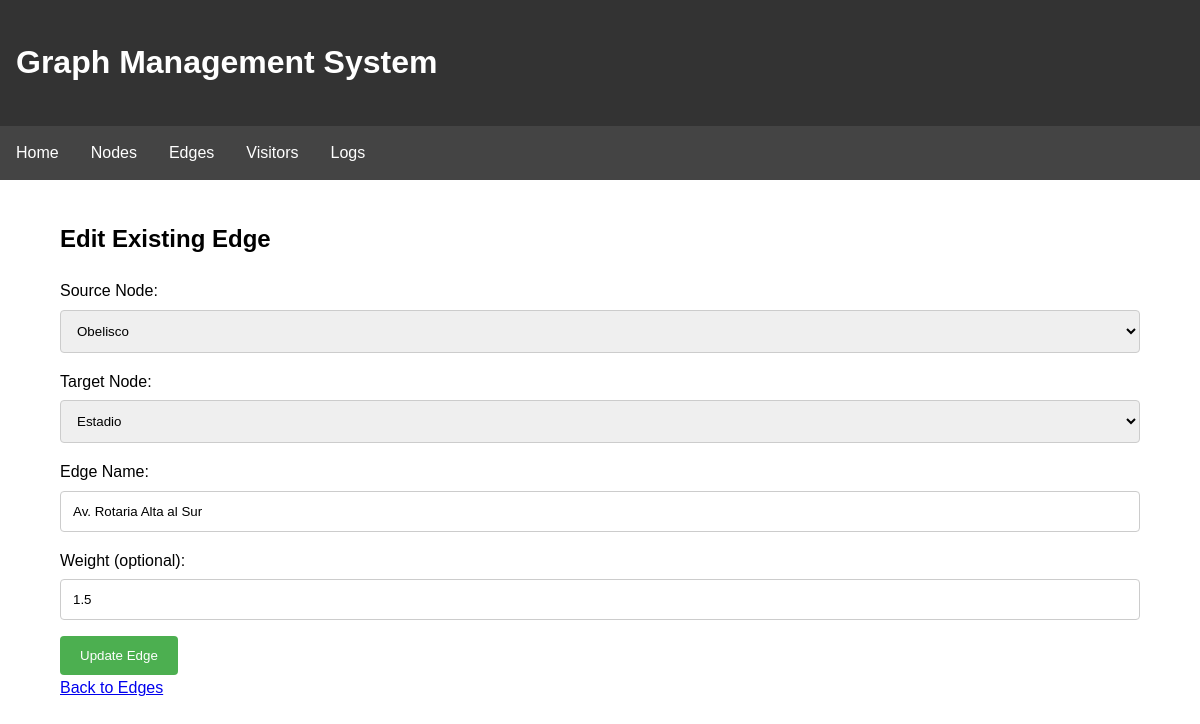
The app's page /edges/1/edit with its own data.
### backend/models.py (models this page shows, shortened)
class Edge(db.Model):
    __tablename__ = 'edges'
    id = db.Column(db.Integer, primary_key=True)
    source_id = db.Column(db.Integer, db.ForeignKey('nodes.id'), nullable=False)
    target_id = db.Column(db.Integer, db.ForeignKey('nodes.id'), nullable=False)
    name = db.Column(db.String(100), nullable=False)
    weight = db.Column(db.Float, default=1.0)
    created_at = db.Column(db.DateTime, default=datetime.utcnow)
    updated_at = db.Column(db.DateTime, default=datetime.utcnow, onupdate=datetime.utcnow)
    __table_args__ = (db.UniqueConstraint('source_id', 'target_id', name='_source_target_uc'),)

class Node(db.Model):
    __tablename__ = 'nodes'
    id = db.Column(db.Integer, primary_key=True)
    name = db.Column(db.String(100), nullable=False, unique=True)
    description = db.Column(db.Text, nullable=True)
    created_at = db.Column(db.DateTime, default=datetime.utcnow)
    updated_at = db.Column(db.DateTime, default=datetime.utcnow, onupdate=datetime.utcnow)
    outgoing_edges = db.relationship('Edge', backref='source', foreign_keys='Edge.source_id', cascade='all, delete-orphan')
    incoming_edges = db.relationship('Edge', backref='target', foreign_keys='Edge.target_id', cascade='all, delete-orphan')
    visitors = db.relationship('Visitor', backref='current_node', cascade='all, delete-orphan')

### integrated_app.py (the view, shortened to what this page needs)
@app.route('/edges/<int:edge_id>/edit', methods=['GET', 'POST'])
def edit_edge(edge_id):
    nodes = Node.query.all()
    edge = Edge.query.get_or_404(edge_id)
    return render_template('edit_edge.html', nodes=nodes, edge=edge)

### templates/edit_edge.html (shortened to what this page needs)
{% extends "base.html" %}
{% block content %}
    <h2>Edit Existing Edge</h2>
    {% if nodes|length < 2 %}
        <p>You need at least 2 nodes to create an edge. <a href="/nodes/new">Create a node</a> first.</p>
    {% else %}
        <form method="POST" action="/edges/{{ edge.id }}/edit">
            <div>
                <label for="source_id">Source Node:</label>
                <select id="source_id" name="source_id" required>
                    {% for node in nodes %}
                        <option value="{{ node.id }}" {% if edge.source_id == node.id %} selected="selected" {% endif %}>{{ node.name }}</option>
                    {% endfor %}
                </select>
            </div>
            <div>
                <label for="target_id">Target Node:</label>
                <select id="target_id" name="target_id" required>
                    {% for node in nodes %}
                        <option value="{{ node.id }}" {% if edge.target_id == node.id %} selected="selected" {% endif %}>{{ node.name }}</option>
                    {% endfor %}
                </select>
            </div>
            <div>
                <label for="name">Edge Name:</label>
                <input type="text" id="name" name="name" required value="{{ edge.name }}">
            </div>
            <div>
                <label for="weight">Weight (optional):</label>
                <input type="number" id="weight" name="weight" step="0.1" min="0" value="{{ edge.weight }}">
            </div>
            <div>
                <input type="submit" value="Update Edge">
            </div>
        </form>
    {% endif %}
    <a href="/edges">Back to Edges</a>
{% endblock %}

### templates/base.html (style rules this page uses)
body { font-family: Arial, sans-serif; margin: 0; padding: 0; line-height: 1.6; }
form { margin-top: 20px; }
input[type=text], input[type=number], select, textarea { width: 100%; padding: 12px; border: 1px solid #ccc; border-radius: 4px; box-sizing: border-box; margin-top: 6px; margin-bottom: 16px; resize: vertical; }
input[type=submit] { background-color: #4CAF50; color: white; padding: 12px 20px; border: none; border-radius: 4px; cursor: pointer; }

### records on screen
Edge: source_id "Obelisco", target_id "Estadio", name "Av. Rotaria Alta al Sur", weight "1.5"
